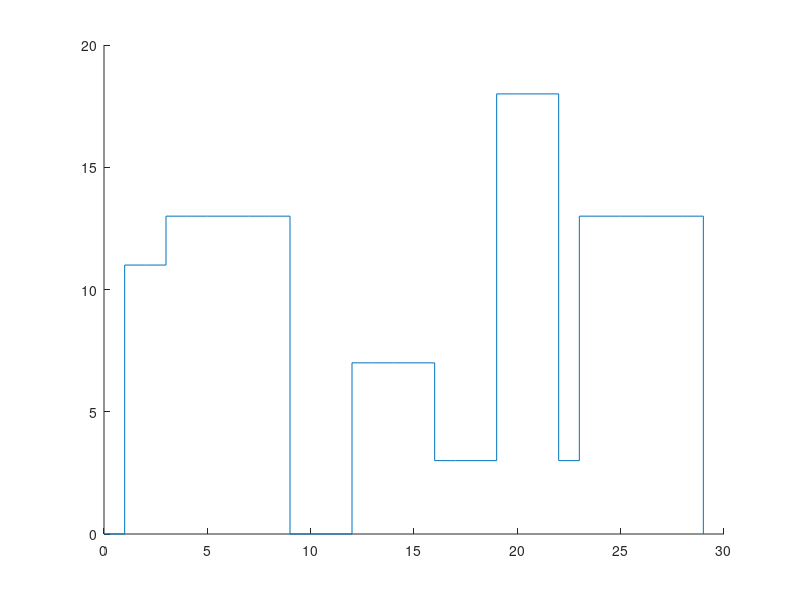

Write the MATLAB code that produced this figure.
clear all
close all
format long

% the border of start and end
border_left = 1; border_right = 29;

% column indexs for the buildings
% in matlab, indexs start from 1
left = 1; height = 2; right = 3;

% coordinates of all buildings
buildings = [
%	 L  H  R;
	 1 11  5;
	 2  6  7;
	 3 13  9;
	12  7 16;
	14  3 25;
	19 18 22;
	23 13 29;
	24  4 28
];

% linspace(x1, x2, N) generates N numbers from x1 to x2
% initialize height of skyline with zeros
y = linspace(0, 0, border_right - border_left + 1)

% scan from the first building to the last
for i = 1:length(buildings)
	% 
	for x = buildings(i, left):(buildings(i, right) - 1)
		if buildings(i, height) > y(x)
			y(x) = buildings(i, height)
		end
	end
end

% set the size of the figure
% [x_min x_max y_min y_max]
axis([border_left-1 border_right+1 0 20])
hold on;
stairs(border_left-1:1:border_right, [0 y]);